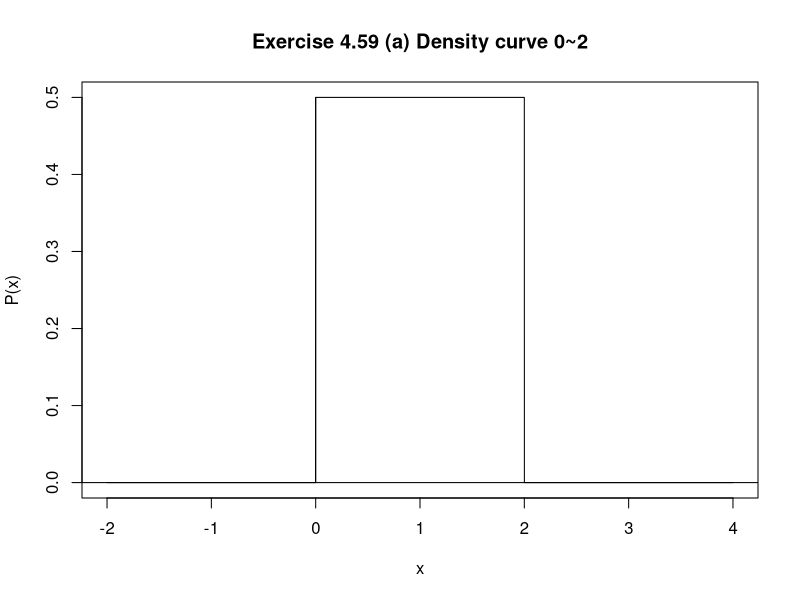
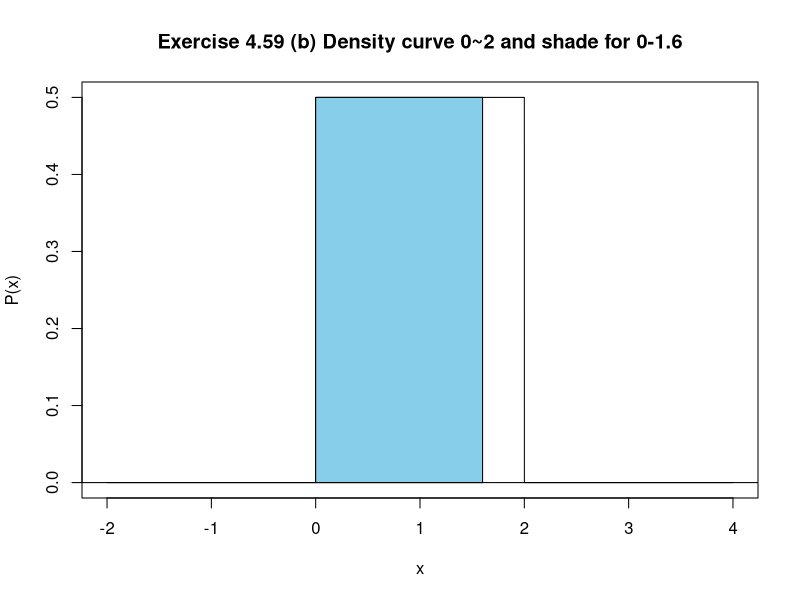
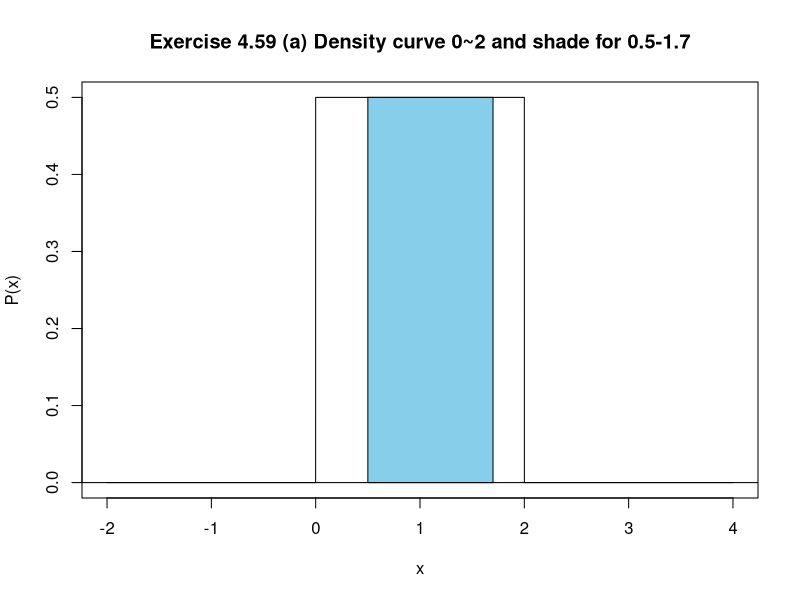
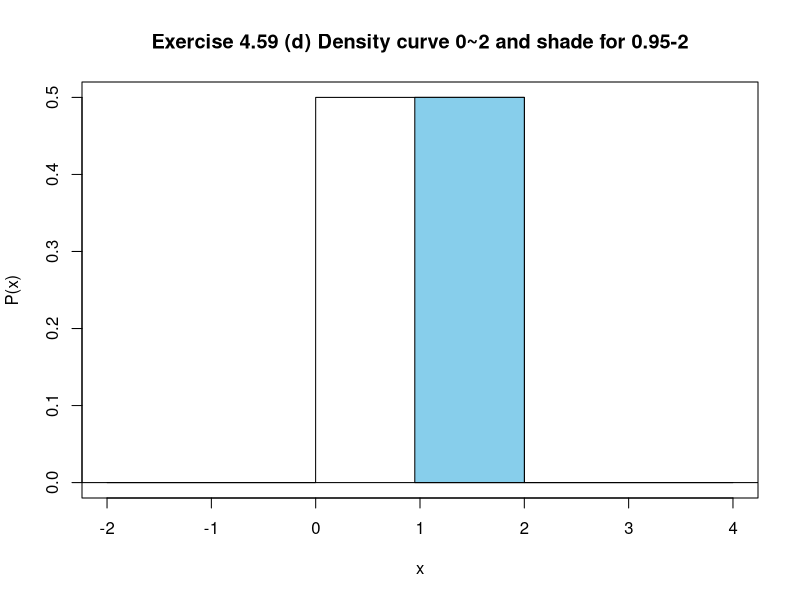

Write the R code that produced these figures, in order.
##Exercise 4.59 ----------------------------------------------------

density0To2 <- function(x) {
    p <- 0.5
    if (x <0 || x >2) {
        p<- 0
    }
    p
}

drawShadeInEquallyLikely <- function(begin, end, title) {
    seqX <- seq(begin,end,0.001)
    cord.x <- c(begin,seqX,end) 
    seqY <- rep(0.5, length(seqX))
    cord.y <- c(0,seqY,0) 
    P<-Vectorize(density0To2)
    curve(P,xlim=c(-2,4),main=title,n=10000) 
    polygon(cord.x,cord.y,col='skyblue')
    abline(0,0)
}

## (a)
drawShadeInEquallyLikely(0, 0, "Exercise 4.59 (a) Density curve 0~2")


## (b)
drawShadeInEquallyLikely(0, 1.6, "Exercise 4.59 (b) Density curve 0~2 and shade for 0-1.6")


## (c)
drawShadeInEquallyLikely(0.5, 1.7, "Exercise 4.59 (a) Density curve 0~2 and shade for 0.5-1.7")


## (d)
drawShadeInEquallyLikely(0.95, 2, "Exercise 4.59 (d) Density curve 0~2 and shade for 0.95-2")

##Exercise 4.62 ----------------------------------------------------
## (a) 
## The P(0.52 ≤ ṗ ≤ 0.60) is
pnorm(0.60, 0.56, 0.019) - pnorm(0.52, 0.56, 0.019)
pnorm((0.60-0.56)/0.019, 0, 1) - pnorm((0.52-0.56)/0.019, 0, 1)

## P(ṗ ≥ 0.72) is 
pnorm(0.72, 0.56, 0.019, lower.tail=F)
pnorm(0.4, 0.56, 0.019)

##Exercise 4.71 ----------------------------------------------------
x <- c(-1, 0, 1, 2)
p <- c(0.3, 0.2, 0.3, 0.2)
weighted.mean(x, p)
# weighted.var(x, p)

# library(SDMTools)
# wt.sd(x,p)
# ??weighted

